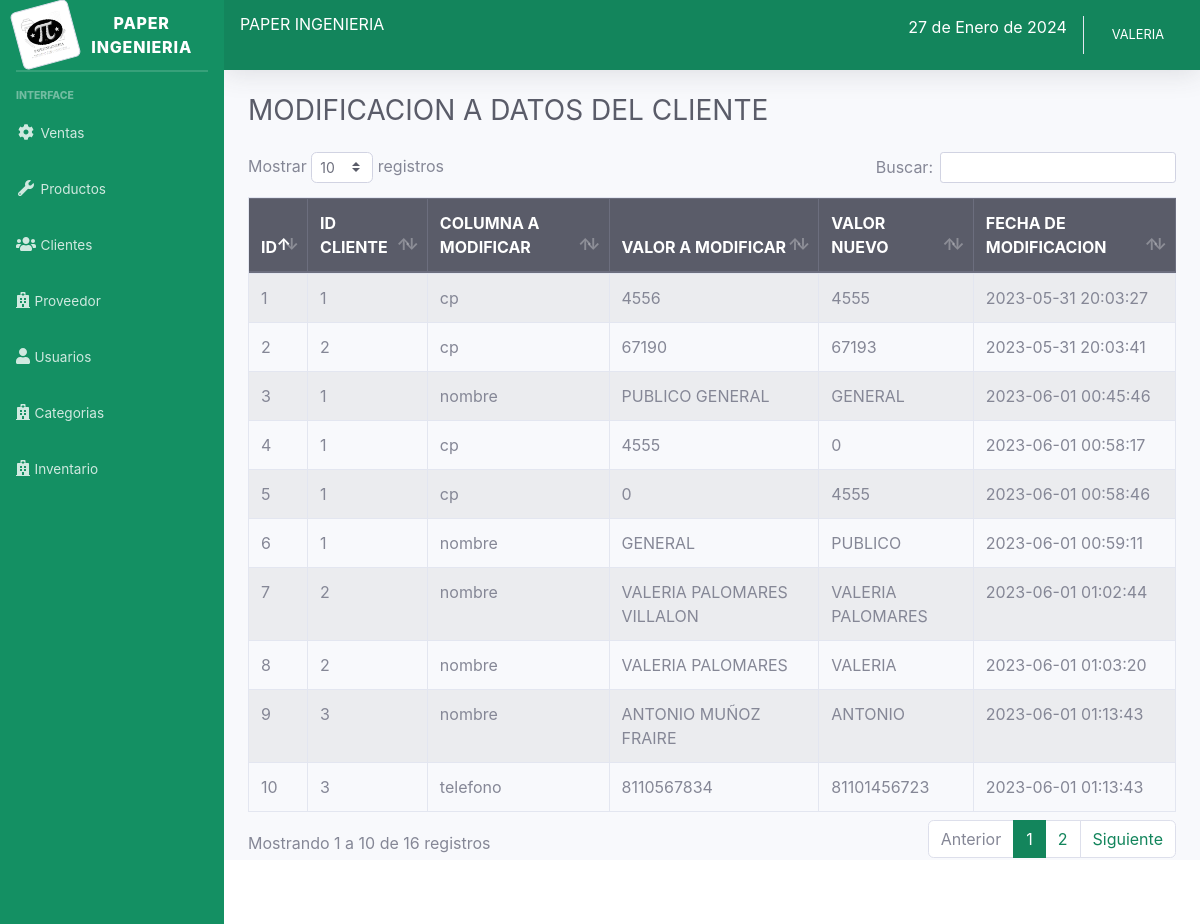
The app's page /sistema/modificaciones.php (signed in) with its own data.
### tables this page shows
CREATE TABLE `registro_cambios` (
  `id` int(11) NOT NULL,
  `cliente_id` int(11) DEFAULT NULL,
  `columna_modificada` varchar(50) DEFAULT NULL,
  `valor_anterior` varchar(255) DEFAULT NULL,
  `valor_nuevo` varchar(255) DEFAULT NULL,
  `fecha_modificacion` timestamp NOT NULL DEFAULT current_timestamp()
);

### sistema/modificaciones.php (the view, shortened to what this page needs)
<?php include_once "includes/header.php"; ?>
<div class="container-fluid">
	<div class="d-sm-flex align-items-center justify-content-between mb-4">
		<h1 class="h3 mb-0 text-gray-800">MODIFICACION A DATOS DEL CLIENTE</h1>
	</div>
	<div class="row">
		<div class="col-lg-12">
			<div class="table-responsive">
				<table class="table table-striped table-bordered" id="table">
					<thead class="thead-dark">
						<tr>
							<th>ID</th>
							<th>ID CLIENTE</th>
							<th>COLUMNA A MODIFICAR</th>
							<th>VALOR A MODIFICAR</th>
							<th>VALOR NUEVO</th>
							<th>FECHA DE MODIFICACION</th>
						</tr>
					</thead>
					<tbody>
						<?php
						include "../conexion.php";
						$query = mysqli_query($conexion, "SELECT * FROM registro_cambios");
						$result = mysqli_num_rows($query);
						if ($result > 0) {
							while ($data = mysqli_fetch_assoc($query)) { ?>
								<tr>
									<td><?php echo $data['id']; ?></td>
									<td><?php echo $data['cliente_id']; ?></td>
									<td><?php echo $data['columna_modificada']; ?></td>
									<td><?php echo $data['valor_anterior']; ?></td>
									<td><?php echo $data['valor_nuevo']; ?></td>
									<td><?php echo $data['fecha_modificacion']; ?></td>
								</tr>
						<?php }
						} ?>
					</tbody>
				</table>
			</div>
		</div>
	</div>
</div>
</div>
<?php include_once "includes/footer.php"; ?>

### records on screen
registro_cambios: id "1", cliente "1", columna_modificada "cp", valor_anterior "4556", valor_nuevo "4555", fecha_modificacion "2023-05-31 20:03:27"
registro_cambios: id "2", cliente "2", columna_modificada "cp", valor_anterior "67190", valor_nuevo "67193", fecha_modificacion "2023-05-31 20:03:41"
registro_cambios: id "3", cliente "1", columna_modificada "nombre", valor_anterior "PUBLICO GENERAL", valor_nuevo "GENERAL", fecha_modificacion "2023-06-01 00:45:46"
registro_cambios: id "4", cliente "1", columna_modificada "cp", valor_anterior "4555", valor_nuevo "0", fecha_modificacion "2023-06-01 00:58:17"
registro_cambios: id "5", cliente "1", columna_modificada "cp", valor_anterior "0", valor_nuevo "4555", fecha_modificacion "2023-06-01 00:58:46"
registro_cambios: id "6", cliente "1", columna_modificada "nombre", valor_anterior "GENERAL", valor_nuevo "PUBLICO", fecha_modificacion "2023-06-01 00:59:11"
registro_cambios: id "7", cliente "2", columna_modificada "nombre", valor_anterior "VALERIA PALOMARES VILLALON", valor_nuevo "VALERIA PALOMARES", fecha_modificacion "2023-06-01 01:02:44"
registro_cambios: id "8", cliente "2", columna_modificada "nombre", valor_anterior "VALERIA PALOMARES", valor_nuevo "VALERIA", fecha_modificacion "2023-06-01 01:03:20"
registro_cambios: id "9", cliente "3", columna_modificada "nombre", valor_anterior "ANTONIO MUÑOZ FRAIRE", valor_nuevo "ANTONIO", fecha_modificacion "2023-06-01 01:13:43"
registro_cambios: id "10", cliente "3", columna_modificada "telefono", valor_anterior "8110567834", valor_nuevo "81101456723", fecha_modificacion "2023-06-01 01:13:43"

### other values on screen
fechaMexico() "27 de Enero de 2024"
$_SESSION['nombre'] "VALERIA"
